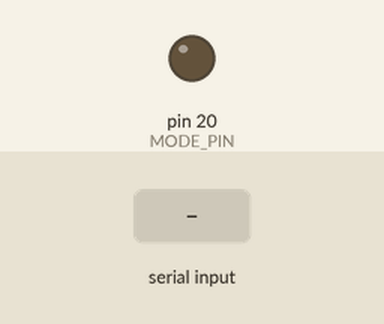
This sketch was run on a simulated Arduino Mega 2560, built with avr-gcc and run on an emulated ATmega2560. Shown: output pins drawn as LEDs (lit = HIGH). The inputs (shaded band) are chosen by the test bench. What the sketch prints to the serial monitor is not drawn.

Above: at 1.2 s.
1.3 s: byte 1 (1) received over Serial
Timing chart, 0 to 4.3 s (numbered marks = the images above; inputs shaded):
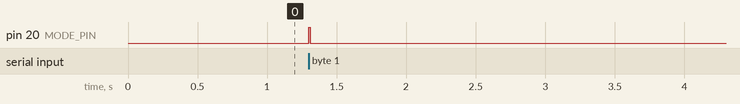

Measured:
- after the input at 1.3 s, pin 20 (MODE_PIN): LOW → HIGH at once, → LOW 0.01 s later

The sketch:

master.ino
```cpp
#define MODE_PIN 20
#define WRITE_MODE HIGH
#define READ_MODE LOW


const byte SLAVE1ADRESS = 0xA1;
const byte SLAVE2ADRESS = 0xA2;
const byte SLAVE3ADRESS = 0xA3;
const byte SLAVE4ADRESS = 0xA4;

void sendMessageRequest(byte recevierId) {
 digitalWrite(MODE_PIN, WRITE_MODE);
  Serial1.write(recevierId);
  delay(10);
  digitalWrite(MODE_PIN, READ_MODE);
}

void setup() {
  Serial.begin(9600);
  Serial1.begin(9600);
  pinMode(MODE_PIN, OUTPUT);
  digitalWrite(MODE_PIN, READ_MODE);
  delay(10);
}

void loop() {
  if (Serial.available()) {
    byte serialRequestInfo = Serial.read();
    if (serialRequestInfo == 1) {
      sendMessageRequest(SLAVE1ADRESS);
      delay(30);
      byte data[11];
      Serial1.readBytes(data, 11);
      Serial.write(data, 11);
      Serial.println();
    }

    if (serialRequestInfo == 2) {
      sendMessageRequest(SLAVE2ADRESS);
      delay(30);
      byte data[11];
      Serial1.readBytes(data, 11);
      Serial.write(data, 11);
      Serial.println();
    }

    if (serialRequestInfo == 3) {
      sendMessageRequest(SLAVE3ADRESS);
      delay(30);
      byte data[11];
      Serial1.readBytes(data, 11);
      Serial.write(data, 11);
      Serial.println();
    }

    if (serialRequestInfo == 4) {
      sendMessageRequest(SLAVE4ADRESS);
      delay(30);
      byte data[11];
      Serial1.readBytes(data, 11);
      Serial.write(data, 11);
      Serial.println();
    }
  }
}
```
